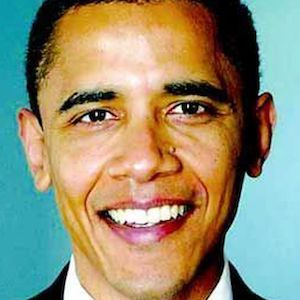
#> input picture eigenfaces/1.jpeg, 300 x 300 px
$ python eigenfaces.py 1.jpeg 2.jpeg 2.jpeg
#> lines starting #> are read from the running program, lines starting #| are printed output that depends on the picture
import cv2
import numpy as np
from matplotlib import pyplot as plt
import sys

assert(len(sys.argv) > 2)
img1 = cv2.imread(sys.argv[1], cv2.IMREAD_GRAYSCALE)
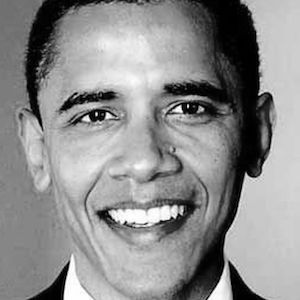
#> img1: shape (300, 300); min 0, max 255, mean 141
img2 = cv2.imread(sys.argv[2], cv2.IMREAD_GRAYSCALE)
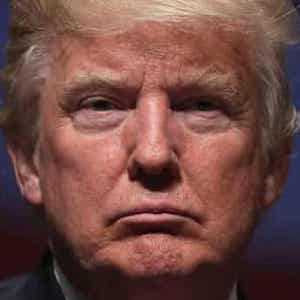
#> input picture eigenfaces/2.jpeg, 300 x 300 px
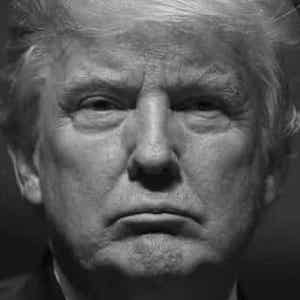
#> img2: shape (300, 300); min 0, max 222, mean 84.4
test_img = cv2.imread(sys.argv[3], cv2.IMREAD_GRAYSCALE)

assert(img1.shape == img2.shape)
print(img1.shape, img2.shape)
#| (300, 300) (300, 300)

f = np.vstack((img1.reshape(-1), img2.reshape(-1)))
mean_f = np.mean(f, axis=0)
norm_f = f - mean_f

[U, S, Vh] = np.linalg.svd(norm_f.T, full_matrices=False)
#> U = 90000 pairs, first value -0.00848 to 0.00664, second value -0.0015 to 0.988; S = [20435.2, 3.25e-12]; Vh = [[-0.707, 0.707], [0.707, 0.707]]
e_img1 = U[:, 0].reshape(img1.shape)
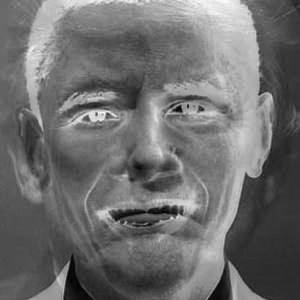
#> e_img1: shape (300, 300) float64; min -0.00848, max 0.00664, mean -0.00196; drawn with min black and max white
e_img2 = U[:, 1].reshape(img2.shape)
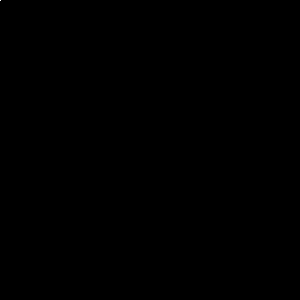
#> e_img2: shape (300, 300) float64; min -0.0015, max 0.988, mean 6.1e-06; drawn with min black and max white
train_weights = np.diag(S).dot(Vh)
#> train_weights = [[-14449.9, 14449.9], [2.3e-12, 2.3e-12]]
#print(f"Train weights: {train_weights}")

test_weight = U.T.dot(test_img.reshape(-1) - mean_f)
#> test_weight = [14449.9, 5.44e-12]
#print(f"Test weights: {test_weight}")

dist = train_weights - test_weight.reshape(2,1)
#> dist = [[-28899.7, -4.37e-10], [-3.14e-12, -3.14e-12]]
print(dist)
#| [[-2.88997369e+04 -4.36557457e-10]
#|  [-3.13847902e-12 -3.13847902e-12]]
score = np.linalg.norm(dist, axis=0)
#> score = [28899.7, 4.37e-10]
print(f"Score: {score}")
#| Score: [2.88997369e+04 4.36568738e-10]


plt.subplot(321)
plt.imshow(img1, cmap = 'gray')
plt.title('training face1')
plt.xticks([]), plt.yticks([])

plt.subplot(322)
plt.imshow(img2, cmap = 'gray')
plt.title('training face2')
plt.xticks([]), plt.yticks([])


plt.subplot(323)
plt.imshow(e_img1, cmap = 'gray')
plt.title('eigen face1')
plt.xticks([]), plt.yticks([])

plt.subplot(324)
plt.imshow(e_img2, cmap = 'gray')
plt.title('eigen face2')
plt.xticks([]), plt.yticks([])

plt.subplot(325)
plt.imshow(test_img, cmap = 'gray')
plt.title('Test image')
plt.xticks([]), plt.yticks([])


plt.subplot(326)
if score[0] < score[1]:
    plt.imshow(img1, cmap = 'gray')
    print(f"\nSame class as {sys.argv[1]}\n")
else:
    plt.imshow(img2, cmap = 'gray')
    print(f"\nSame class as {sys.argv[2]}\n")


plt.title('Classification result')
plt.xticks([]), plt.yticks([])


plt.show()
